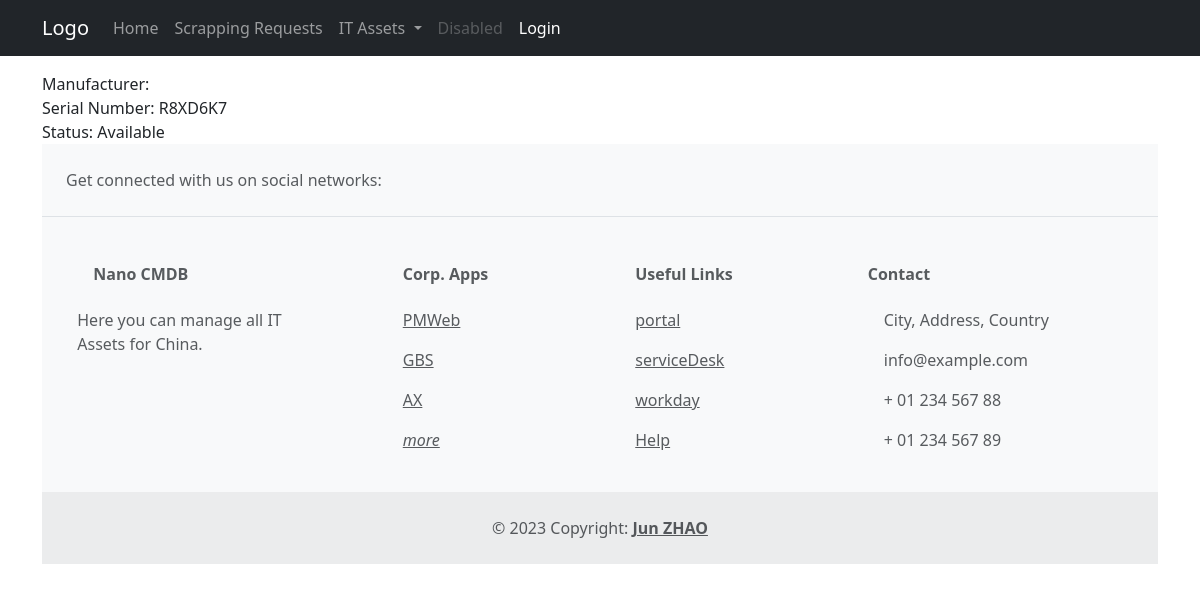
Before: /nanoassets/instance/R8XD6K7/ with the older database file.
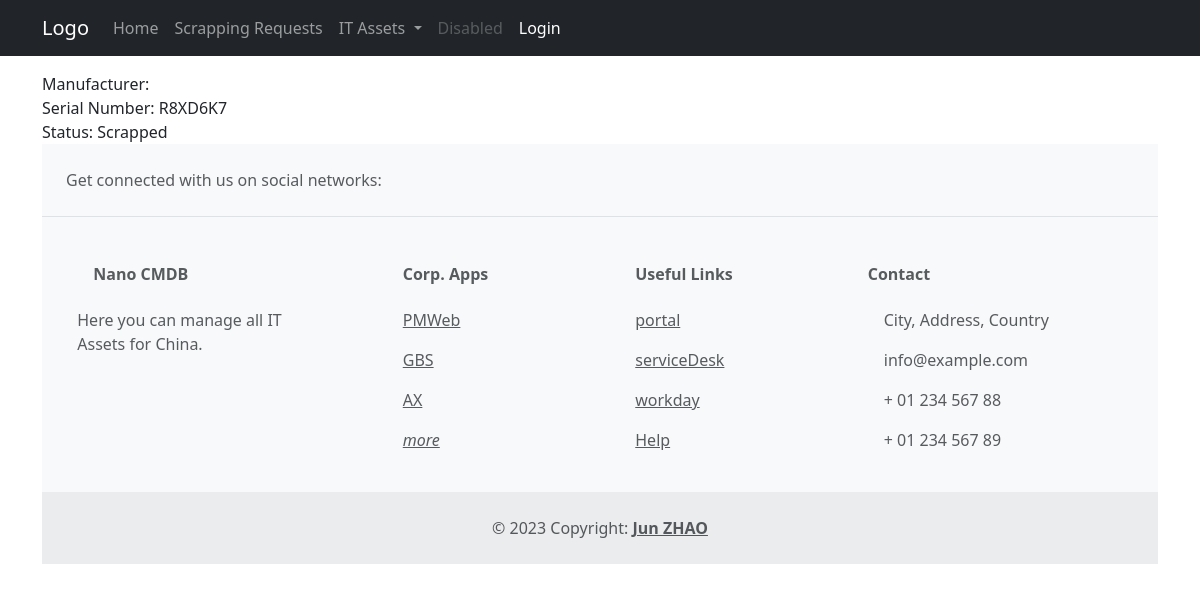
After: the same page with the newer database file.
### nanoassets/models.py (models this page shows, shortened)
class Instance(models.Model):
    serial_number = models.CharField(
        primary_key=True, max_length=20, help_text='enter serial #')
    model_type = models.ForeignKey("nanoassets.ModelType", verbose_name=_(
        "Model / Type"), on_delete=models.SET_NULL, null=True, blank=True)
    owner = models.ForeignKey(User, verbose_name=_(
        "Owner"), on_delete=models.SET_NULL, null=True, blank=True)
    INSTANCE_STATUS = (
        ('A', 'Available'),
        ('U', 'in Use'),
        ('R', 'in Repair'),
        ('S', 'Scrapped')
    )
    status = models.CharField(max_length=15, choices=INSTANCE_STATUS,
                              default='Available', help_text='Asset availability')
    eol_date = models.DateField(null=True, blank=True)
    scrap_request = models.ForeignKey("nanoassets.ScrapRequest", verbose_name=_(
        "Scrap Request"), on_delete=models.SET_NULL, null=True, blank=True)
    class Meta:
        ordering = ['model_type', 'eol_date',]

### nanoassets/views.py (the view)
# urls.py: path('instance/<pk>/', views.InstanceDetailView.as_view(),
class InstanceDetailView(generic.DetailView):
    model = Instance

### templatetags/auth_extras.py (called while the page is built)
@register.filter(name='has_group')
def has_group(user, group_name):
    try:
        group = Group.objects.get(name=group_name)
        return True if group in user.groups.all() else False
    except:
        return False

### nanoassets/templates/nanoassets/instance_detail.html
{% extends 'base.html' %}
{% block page_content %}
    <div>Manufacturer: {{ instance.manufacturer }}</div>
    <div>Serial Number: {{ instance.serial_number }}</div>
    <div>Status: {{ instance.get_status_display }}</div>
{% endblock page_content %}

Changed rows visible on the page:
changed Instance "R8XD6K7": status "Available" → "Scrapped"
